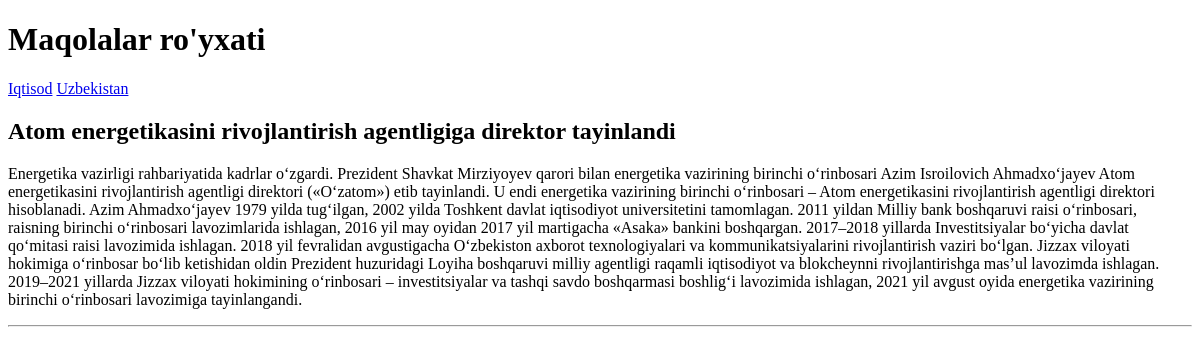
Before: / with the older database file.
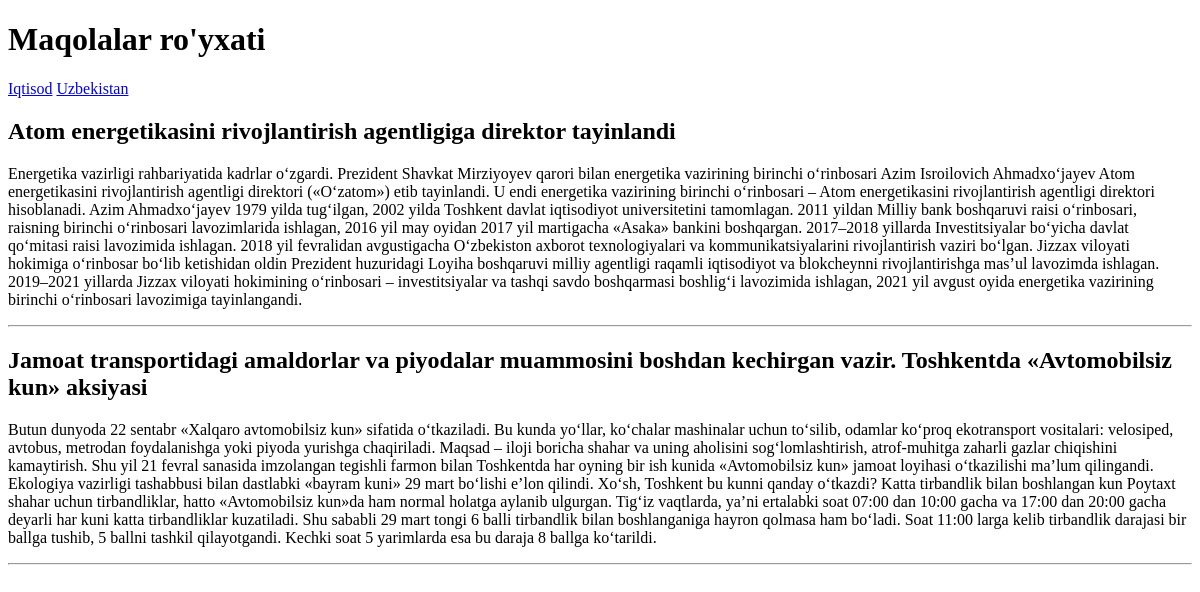
After: the same page with the newer database file.
### blog/models.py (models this page shows, shortened)
class Category(models.Model):
    title = models.CharField(max_length=50, verbose_name='Kategoriya', unique=True)
    created_at = models.DateTimeField(auto_now_add=True, verbose_name="Yuklangan vaqti")
    def __str__(self):
        return self.title
    class Meta:
        verbose_name = 'Kategoriya'
        verbose_name_plural = 'Kategoriyalar'
        ordering = ('title', )

class Post(models.Model):
    title = models.CharField(max_length=255, verbose_name='Sarlavha')
    content = models.TextField(verbose_name='Maqola matni', blank=True, null=True)
    created = models.DateTimeField(auto_now_add=True, verbose_name='Yuklangan vaqti')
    updated = models.DateTimeField(auto_now=True, verbose_name='Yangilangan vaqti')
    published = models.BooleanField(default=True, verbose_name='Saytga chiqarilgan vaqti')
    category = models.ForeignKey(Category, on_delete=models.CASCADE)
    class Meta:
        verbose_name = 'Maqola'
        verbose_name_plural = 'Maqolalar'
        ordering = ('created',)

### blog/views.py (the view)
# urls.py: path('', all_posts)
def all_posts(request):
    posts = Post.objects.all()
    categories = Category.objects.all()
    context = {
        'posts': posts,
        'categories': categories
    }
    return render(request, "blog/index.html", context=context)

### blog/templates/blog/index.html (shortened to what this page needs)
<!DOCTYPE html>
<html lang="en">
<head>
</head>
<body>
<h1>Maqolalar ro'yxati</h1>
{% for category in categories %}
<a href="#">{{category}}</a>
{% endfor %}
{% for post in posts %}
<h2>{{ post.title }}</h2>
<p>{{ post.content }}</p>
<hr>
{% endfor %}
</body>
</html>

Changed rows visible on the page:
added Post: title "Jamoat transportidagi amaldorlar va piyodalar muammosini boshdan kechirgan vazir. Toshkentda «Avtomobilsiz kun» aksiyasi", content "Butun dunyoda 22 sentabr «Xalqaro avtomobilsiz kun» sifatida o‘tkaziladi. Bu kunda yo‘llar, ko‘chalar mashinalar uchun to‘silib, odamlar ko‘proq ekotransport vositalari: velosiped, avtobus, metrodan foydalanishga yoki piyoda yurishga chaqiriladi. Maqsad – iloji boricha shahar va uning aholisini sog‘lomlashtirish, atrof-muhitga zaharli gazlar chiqishini kamaytirish. Shu yil 21 fevral sanasida imzolangan tegishli farmon bilan Toshkentda har oyning bir ish kunida «Avtomobilsiz kun» jamoat loyihasi o‘tkazilishi ma’lum qilingandi. Ekologiya vazirligi tashabbusi bilan dastlabki «bayram kuni» 29 mart bo‘lishi e’lon qilindi. Xo‘sh, Toshkent bu kunni qanday o‘tkazdi? Katta tirbandlik bilan…"
